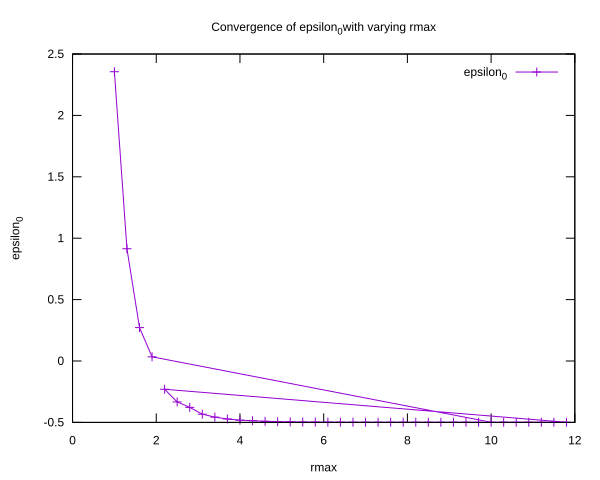

Source code (gnuplot):
set terminal svg enhanced background "white"
set output output_file

set xlabel "rmax"
set ylabel "epsilon_0"
set title "Convergence of epsilon_0 with varying rmax"

plot input_file using 1:3 title "epsilon_0" with linespoints
